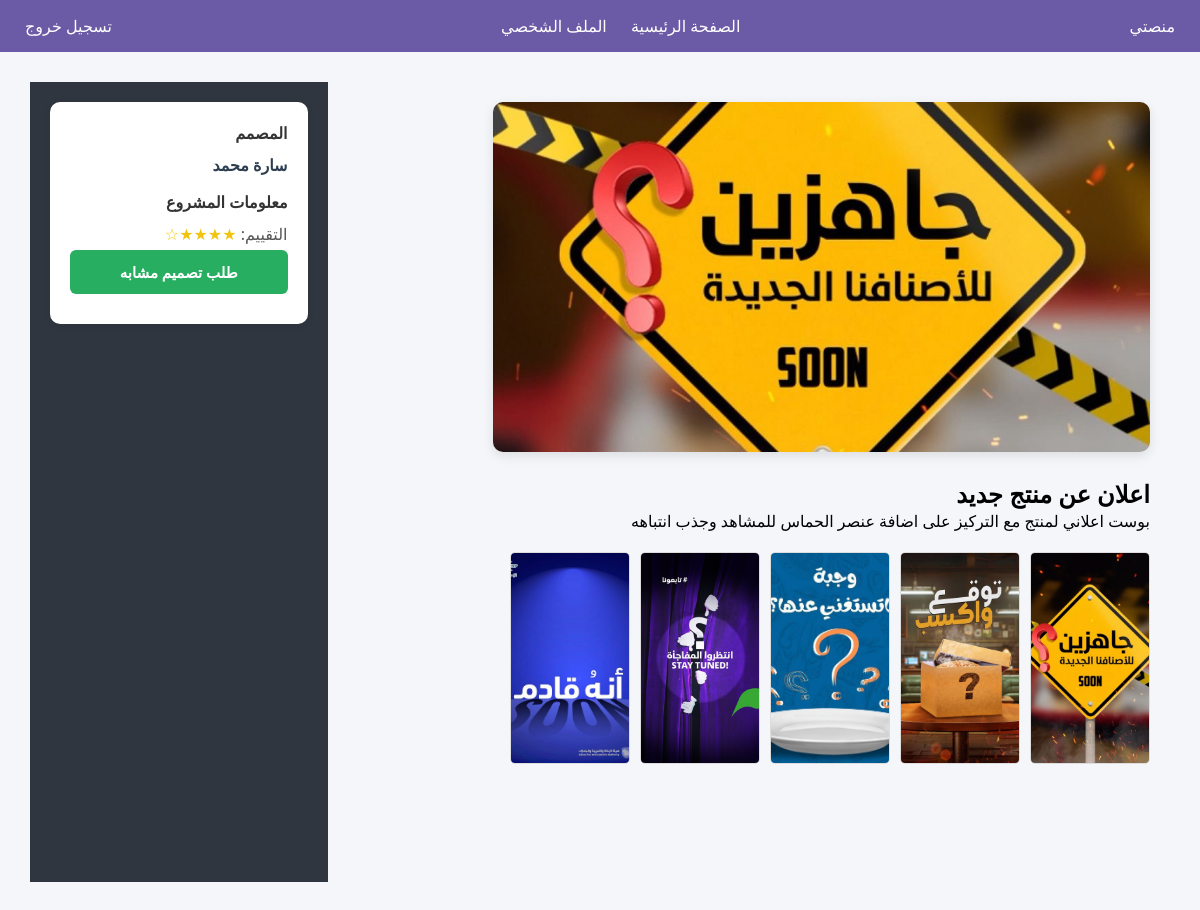
Screenshot of /designer/design/21 with the database file from the repository.
### tables this page shows
CREATE TABLE designs (
    id INTEGER PRIMARY KEY AUTOINCREMENT,
    designer_id INTEGER,
    title TEXT,
    description TEXT,
    image_path TEXT,
    FOREIGN KEY (designer_id) REFERENCES users(id)
);

CREATE TABLE design_images (
    id INTEGER PRIMARY KEY AUTOINCREMENT,
    design_id INTEGER,
    image_path TEXT
);

CREATE TABLE users (
            id INTEGER PRIMARY KEY AUTOINCREMENT,
            username TEXT NOT NULL,
            email TEXT NOT NULL,
            password TEXT NOT NULL,
            role TEXT NOT NULL
        , active INTEGER DEFAULT 1, bio TEXT DEFAULT '', portfolio TEXT DEFAULT '', specialty TEXT DEFAULT '', work_type TEXT DEFAULT '');

### app/designer/routes.py (the view)
@designer_bp.route('/design/<int:design_id>')
def design_details(design_id):
    conn = sqlite3.connect(Config.DATABASE)
    conn.row_factory = sqlite3.Row
    design = conn.execute(
        'SELECT d.*, u.username as designer_name FROM designs d '
        'JOIN users u ON d.designer_id = u.id '
        'WHERE d.id = ?',
        (design_id,)
    ).fetchone()
    images = conn.execute(
        'SELECT image_path FROM design_images WHERE design_id = ?',
        (design_id,)
    ).fetchall()
    conn.close()
    return render_template(
        'designer/design_details.html',
        design=design,
        images=images
    )

### app/designer/templates/designer/design_details.html (shortened to what this page needs)
{% extends 'base.html' %}
{% block content %}
<div class="design-details-container">
    <main class="main-content">
        <div class="main-image">
            <img src="{{ url_for('static', filename=design['image_path']) }}" alt="{{ design['title'] }}">
        </div>
        <div class="project-description">
            <h2>{{ design['title'] }}</h2>
            <p>{{ design['description'] }}</p>
        </div>
        <div class="attached-images">
            {% for img in images %}
                <img src="{{ url_for('static', filename=img['image_path']) }}"
                     alt="{{ design['title'] }}" class="thumbnail">
            {% endfor %}
        </div>
    </main>
    <aside class="sidebar">
        <div class="info-box">
            <h4>المصمم</h4>
            <span class="designer-name">{{ design['designer_name'] }}</span>
            <h4>معلومات المشروع</h4>
            <div class="design-info">
                <p>التقييم:
                    <span class="star-rating">★★★★☆</span>
                </p>
            </div>
            <a href="{{ url_for('client.new_request') }}?design_id={{ design['id'] }}&designer_id={{ design['designer_id'] }}"
               class="btn btn-primary">
                طلب تصميم مشابه
            </a>
        </div>
    </aside>
</div>
{% endblock %}

### app/static/style.css (style rules this page uses)
* { margin: 0; padding: 0; box-sizing: border-box; font-family: 'Segoe UI', Tahoma, Geneva, Verdana, sans-serif; }
body { direction: rtl; background-color: #f5f6fa; }
img { object-fit: cover !important; }
.sidebar { width: 250px; background-color: #2f3640; min-height: 100vh; color: white; padding: 20px; }
.main-content { flex: 1; padding: 20px; }
.btn-primary { background: #6b5ba6; color: #ffffff; border: none; padding: 12px 36px; font-size: 15px; border-radius: 8px; cursor: pointer; transition: background 0.2s ease, transform 0.2s ease; }
.design-details-container { display: flex; flex-wrap: wrap; gap: 30px; padding: 30px; font-family: 'Segoe UI', Tahoma, Geneva, Verdana, sans-serif; direction: rtl; }
.main-content { flex: 3; min-width: 300px; }
.main-image img { width:85%; height: 350px; border-radius: 10px; margin-bottom: 20px; box-shadow: 0 4px 12px rgba(0,0,0,0.1); transition: transform 0.3s; }
.project-description { margin-bottom: 20px; }
.attached-images { display: flex; flex-wrap: wrap; gap: 10px; }
.attached-images .thumbnail { width: 120px; height: auto; border-radius: 5px; cursor: pointer; transition: transform 0.3s, box-shadow 0.3s; border: 1px solid #ddd; }
.sidebar { flex: 1; min-width: 250px; }
.info-box { background: #fff; border-radius: 10px; padding: 20px; margin-bottom: 20px; box-shadow: 0 2px 8px rgba(0,0,0,0.05); }
.info-box h4 { margin-top: 0; margin-bottom: 10px; color: #333; }
.designer-name { font-weight: bold; color: #2c3e50; display: block; margin-bottom: 15px; }
.btn { display: block; width: 100%; padding: 12px; text-align: center; border-radius: 5px; text-decoration: none; font-weight: bold; margin-bottom: 10px; cursor: pointer; border: none; }
.star-rating { color: #f1c40f; }
.design-info p { margin: 5px 0; color: #555; }
.btn-primary { background-color: #27ae60; color: white; padding: 12px 22px; border: none; border-radius: 6px; font-weight: bold; cursor: pointer; transition: 0.3s; }

### rows the page displays
designs: image_path (picture), title "اعلان عن منتج جديد", description "بوست اعلاني لمنتج مع التركيز على اضافة عنصر الحماس للمشاهد وجذب انتباهه"
design_images: image_path (picture)
design_images: image_path (picture)
design_images: image_path (picture)
design_images: image_path (picture)
design_images: image_path (picture)
users: designer_name "سارة محمد"
